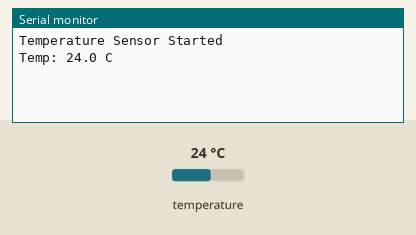
This sketch was run on a simulated ESP32-C3. Parts: the last lines printed to the serial monitor. The test bench sets the inputs (shaded band); at power-on: temperature 24 °C.

Above: at 3.2 s.
3.3 s: temperature set to 12 °C
At 6.7 s:
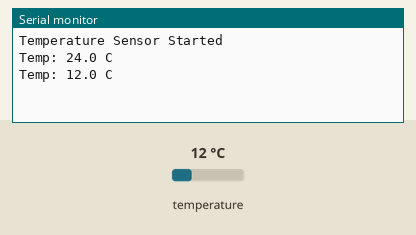
7.0 s: temperature set to 19 °C
At 8.9 s:
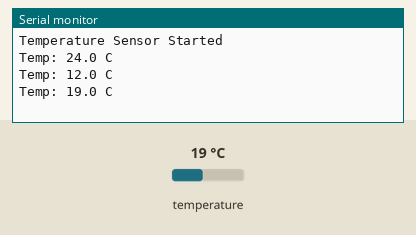
Timing chart, 0 to 10.4 s (numbered marks = the images above; inputs shaded):
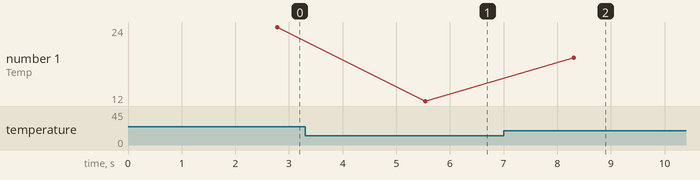

Measured:
- after the input at 3.3 s, the serial monitor: prints a new line after 2.2 s (image 1)
- after the input at 7.0 s, the serial monitor: prints a new line after 1.3 s (image 2)
- plotted number 1: 24 → 12 after the input at 3.3 s, 12 → 19 after the input at 7.0 s

The sketch:

Temperature_Sensor.ino
```cpp
// DS18B20 temperature sensor — ESP32-C3
// Requires: OneWire, DallasTemperature libraries
// Pin D2

#include <OneWire.h>
#include <DallasTemperature.h>

const int TEMP_PIN = 2;

OneWire oneWire(TEMP_PIN);
DallasTemperature sensors(&oneWire);

void setup() {
  Serial.begin(115200);
  sensors.begin();
  Serial.println("Temperature Sensor Started");
  delay(2000);
}

void loop() {
  sensors.requestTemperatures();
  float tempC = sensors.getTempCByIndex(0);

  if (tempC == DEVICE_DISCONNECTED_C || tempC == -127.0) {
    Serial.println("Temp sensor error or disconnected");
  } else {
    Serial.print("Temp: ");
    Serial.print(tempC, 1);
    Serial.println(" C");
  }

  delay(2000);
}
```
